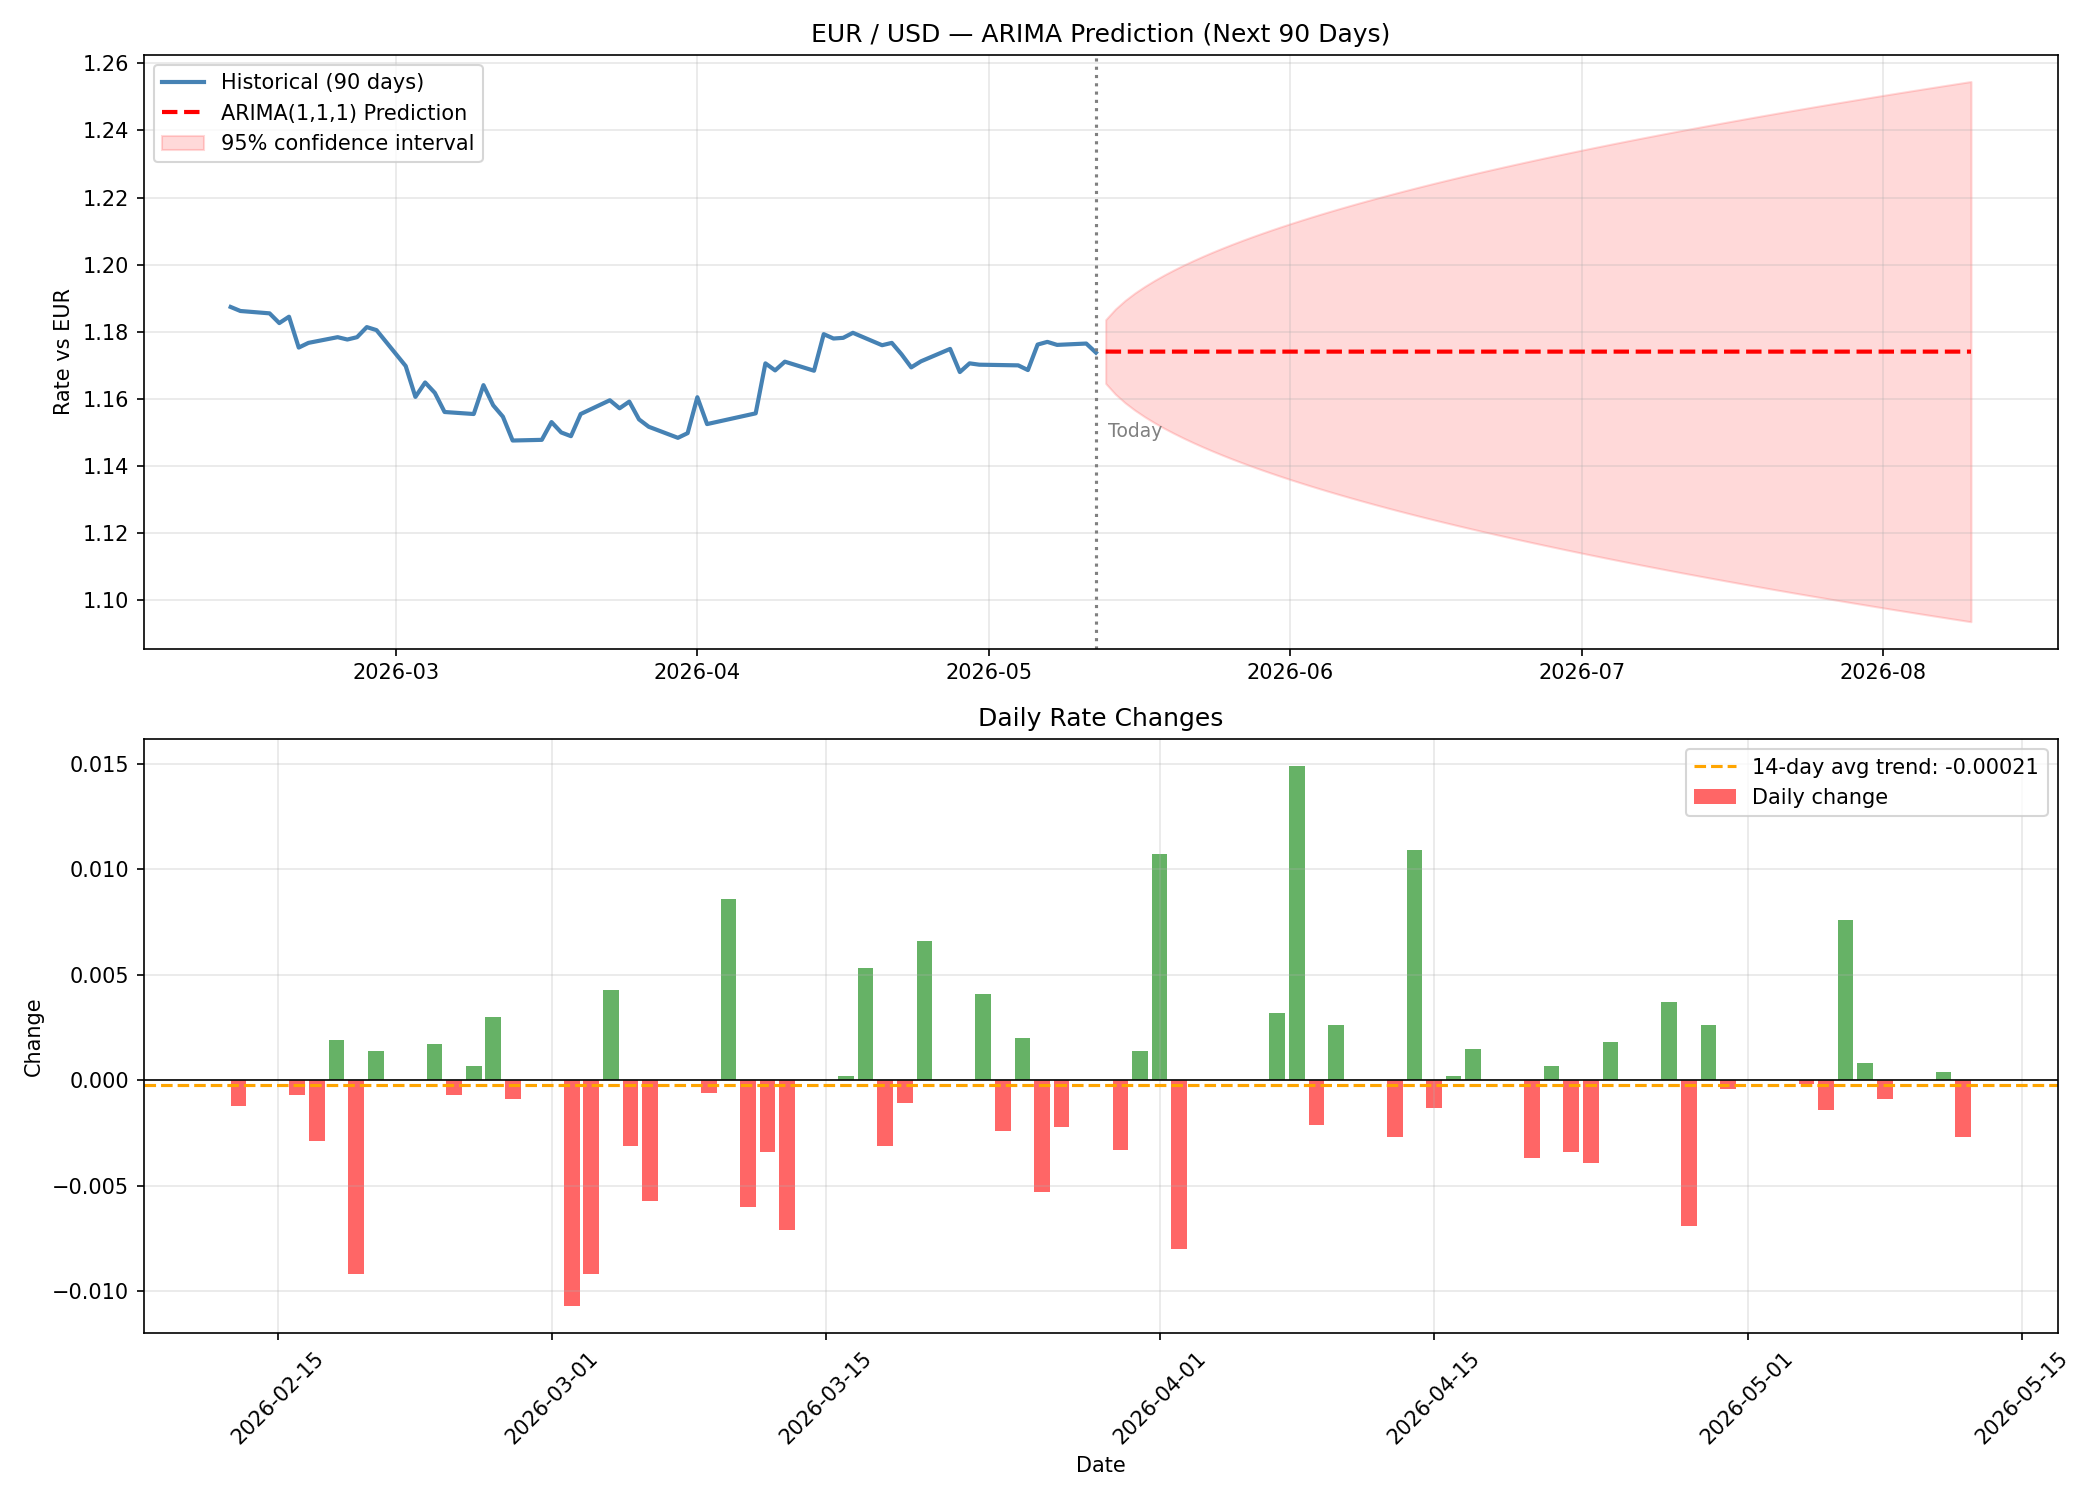

Source code (Python):
import requests
import xml.etree.ElementTree as ET
import matplotlib.pyplot as plt
import numpy as np
from statsmodels.tsa.arima.model import ARIMA
from datetime import datetime, timedelta
import warnings
warnings.filterwarnings("ignore")

# STEP 1: Fetch data
url = "https://www.ecb.europa.eu/stats/eurofxref/eurofxref-hist-90d.xml"
response = requests.get(url)
root = ET.fromstring(response.content)
NS = "{http://www.ecb.int/vocabulary/2002-08-01/eurofxref}Cube"
CURRENCY = "USD"

dates, rates = [], []
for time_cube in root.iter(NS):
    date = time_cube.attrib.get("time")
    if not date:
        continue
    for rate_cube in time_cube:
        if rate_cube.attrib.get("currency") == CURRENCY:
            dates.append(datetime.strptime(date, "%Y-%m-%d"))
            rates.append(float(rate_cube.attrib["rate"]))

pairs = sorted(zip(dates, rates))
dates = [p[0] for p in pairs]
rates = [p[1] for p in pairs]
print(f"Data loaded: {len(rates)} days of EUR/{CURRENCY}")

# STEP 2: ARIMA(1,1,1) - captures trend better
model = ARIMA(rates, order=(1, 1, 1))
fitted = model.fit()
print("Model trained!")

# STEP 3: Forecast
forecast = fitted.get_forecast(steps=90)
predicted_mean = np.array(forecast.predicted_mean)
conf_int = np.array(forecast.conf_int(alpha=0.05))
lower_ci = conf_int[:, 0]
upper_ci = conf_int[:, 1]

future_dates = [dates[-1] + timedelta(days=i+1) for i in range(90)]

# STEP 4: Calculate daily change stats
daily_changes = np.diff(rates)
avg_change = np.mean(daily_changes[-14:])  # last 14 days trend
std_change = np.std(daily_changes)

print(f"\nRecent trend: {avg_change:+.5f} per day")
print(f"Volatility:   ±{std_change:.5f}")

# STEP 5: Plot
fig, axes = plt.subplots(2, 1, figsize=(14, 10))

# --- Top chart: Full view ---
ax1 = axes[0]
ax1.plot(dates, rates, color="steelblue", linewidth=2, label="Historical (90 days)")
ax1.plot(future_dates, predicted_mean, color="red", linewidth=2,
         linestyle="--", label="ARIMA(1,1,1) Prediction")
ax1.fill_between(future_dates, lower_ci, upper_ci,
                 color="red", alpha=0.15, label="95% confidence interval")
ax1.axvline(x=dates[-1], color="gray", linestyle=":", linewidth=1.5)
ax1.text(dates[-1], min(rates) + 0.001, "  Today", color="gray", fontsize=9)
ax1.set_title(f"EUR / {CURRENCY} — ARIMA Prediction (Next 90 Days)")
ax1.set_ylabel("Rate vs EUR")
ax1.legend()
ax1.grid(True, alpha=0.3)

# --- Bottom chart: Daily changes ---
ax2 = axes[1]
ax2.bar(dates[1:], daily_changes, color=["green" if x > 0 else "red" for x in daily_changes],
        alpha=0.6, label="Daily change")
ax2.axhline(y=0, color="black", linewidth=0.8)
ax2.axhline(y=avg_change, color="orange", linewidth=1.5,
            linestyle="--", label=f"14-day avg trend: {avg_change:+.5f}")
ax2.set_title("Daily Rate Changes")
ax2.set_ylabel("Change")
ax2.set_xlabel("Date")
ax2.legend()
ax2.grid(True, alpha=0.3)

plt.xticks(rotation=45)
plt.tight_layout()
plt.savefig("prediction.png", dpi=150)
plt.show()

print(f"\nARIMA(1,1,1) Prediction for EUR/{CURRENCY}:")
print(f"  Today:      {rates[-1]:.4f}")
print(f"  In 30 days: {predicted_mean[29]:.4f}")
print(f"  In 60 days: {predicted_mean[59]:.4f}")
print(f"  In 90 days: {predicted_mean[89]:.4f}")
print(f"\nChart saved → prediction.png")
